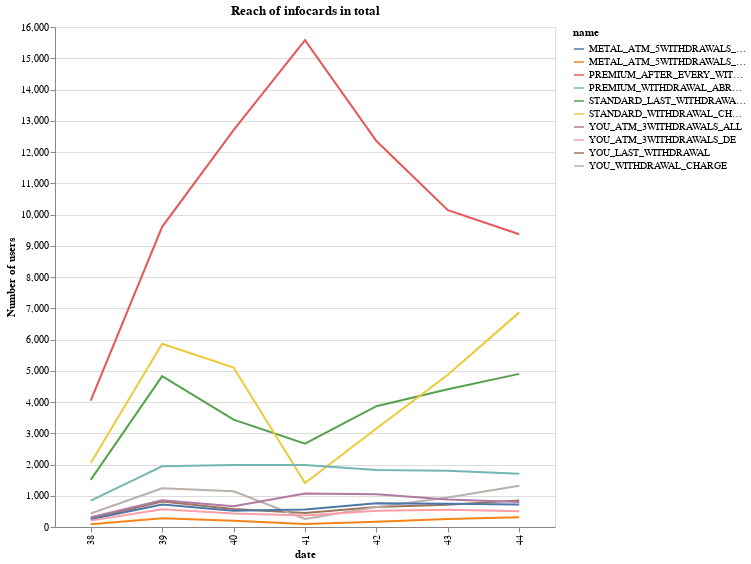

Here is the notebook cell this chart was saved with:
### Code cell
query = """
select user_id, 
	is_user_in_tg(user_id, 'USER-ID:',95) as segment,
	collector_tstamp, 
	mt.name, 
	case when event_type = -894 then 'view' when event_type = 6257 and se_label = 'cta1' then 'click' else 'dismiss' end as event_type 
from dbt.snowplow as sn 
inner join mcv_infocard mcv on mcv.id = sn.se_property 
inner join mcv_infocard_template mt 
    on mt.id = mcv.template_id 
    and ( mt.name like 'MEM_VALUEREMINDER%' or  mt.name like 'MEM_UPGRADE%' ) 
where event_type in (-894, 6257) and collector_date >= '2020-08-01'

"""

df = pd.read_csv("infocards.csv")

# drop current week
df = df.loc[df["collector_tstamp"] < "2020-11-01", :]

df["date"] = pd.to_datetime(df["collector_tstamp"]).dt.week.astype(str)

df = df.groupby(["date", "segment", "name"])["user_id"].agg("nunique").reset_index()

df["name"] = df["name"].str.replace("MEM_UPGRADE_", "")
df["name"] = df["name"].str.replace("MEM_VALUEREMINDER_", "")


alt.Chart(df).mark_line().encode(
    x="date:N",
    y=alt.Y("user_id:Q", axis=alt.Axis(title="Number of users")),
    color="name:N",
).properties(width=500, height=500, title="Reach of infocards in total")

### Figure 1 — Vega-Lite specification as saved in the notebook (floating-point values rounded to 4 significant figures)
{"config": {"view": {"continuousWidth": 400, "continuousHeight": 300}}, "data": {"name": "data-e04eb4c47c241ec4dfd87cc445660b2a"}, "mark": "line", "encoding": {"color": {"type": "nominal", "field": "name"}, "x": {"type": "nominal", "field": "date"}, "y": {"type": "quantitative", "axis": {"title": "Number of users"}, "field": "user_id"}}, "height": 500, "title": "Reach of infocards in total", "width": 500, "$schema": "https://vega.github.io/schema/vega-lite/v4.8.1.json", "datasets": {"data-e04eb4c47c241ec4dfd87cc445660b2a": [{"date": "38", "segment": true, "name": "STANDARD_LAST_WITHDRAWAL_TX_INFOCARD", "user_id": 1506}, {"date": "38", "segment": true, "name": "STANDARD_WITHDRAWAL_CHARGE", "user_id": 2045}, {"date": "38", "segment": true, "name": "YOU_LAST_WITHDRAWAL", "user_id": 266}, {"date": "38", "segment": true, "name": "YOU_WITHDRAWAL_CHARGE", "user_id": 432}, {"date": "38", "segment": true, "name": "METAL_ATM_5WITHDRAWALS_ALL", "user_id": 250}, {"date": "38", "segment": true, "name": "METAL_ATM_5WITHDRAWALS_DE", "user_id": 85}, {"date": "38", "segment": true, "name": "PREMIUM_AFTER_EVERY_WITHDRAWAL_TX_INFOCARD", "user_id": 4043}, {"date": "38", "segment": true, "name": "PREMIUM_WITHDRAWAL_ABROAD_TX_INFOCARD", "user_id": 845}, {"date": "38", "segment": true, "name": "YOU_ATM_3WITHDRAWALS_ALL", "user_id": 312}, {"date": "38", "segment": true, "name": "YOU_ATM_3WITHDRAWALS_DE", "user_id": 204}, {"date": "39", "segment": true, "name": "STANDARD_LAST_WITHDRAWAL_TX_INFOCARD", "user_id": 4829}, {"date": "39", "segment": true, "name": "STANDARD_WITHDRAWAL_CHARGE", "user_id": 5865}, {"date": "39", "segment": true, "name": "YOU_LAST_WITHDRAWAL", "user_id": 815}, {"date": "39", "segment": true, "name": "YOU_WITHDRAWAL_CHARGE", "user_id": 1238}, {"date": "39", "segment": true, "name": "METAL_ATM_5WITHDRAWALS_ALL", "user_id": 719}, {"date": "39", "segment": true, "name": "METAL_ATM_5WITHDRAWALS_DE", "user_id": 281}, {"date": "39", "segment": true, "name": "PREMIUM_AFTER_EVERY_WITHDRAWAL_TX_INFOCARD", "user_id": 9607}, {"date": "39", "segment": true, "name": "PREMIUM_WITHDRAWAL_ABROAD_TX_INFOCARD", "user_id": 1942}, {"date": "39", "segment": true, "name": "YOU_ATM_3WITHDRAWALS_ALL", "user_id": 858}, {"date": "39", "segment": true, "name": "YOU_ATM_3WITHDRAWALS_DE", "user_id": 570}, {"date": "40", "segment": true, "name": "STANDARD_LAST_WITHDRAWAL_TX_INFOCARD", "user_id": 3435}, {"date": "40", "segment": true, "name": "STANDARD_WITHDRAWAL_CHARGE", "user_id": 5102}, {"date": "40", "segment": true, "name": "YOU_LAST_WITHDRAWAL", "user_id": 577}, {"date": "40", "segment": true, "name": "YOU_WITHDRAWAL_CHARGE", "user_id": 1144}, {"date": "40", "segment": true, "name": "METAL_ATM_5WITHDRAWALS_ALL", "user_id": 521}, {"date": "40", "segment": true, "name": "METAL_ATM_5WITHDRAWALS_DE", "user_id": 197}, {"date": "40", "segment": true, "name": "PREMIUM_AFTER_EVERY_WITHDRAWAL_TX_INFOCARD", "user_id": 12697}, {"date": "40", "segment": true, "name": "PREMIUM_WITHDRAWAL_ABROAD_TX_INFOCARD", "user_id": 1985}, {"date": "40", "segment": true, "name": "YOU_ATM_3WITHDRAWALS_ALL", "user_id": 664}, {"date": "40", "segment": true, "name": "YOU_ATM_3WITHDRAWALS_DE", "user_id": 434}, {"date": "41", "segment": true, "name": "STANDARD_LAST_WITHDRAWAL_TX_INFOCARD", "user_id": 2669}, {"date": "41", "segment": true, "name": "STANDARD_WITHDRAWAL_CHARGE", "user_id": 1404}, {"date": "41", "segment": true, "name": "YOU_LAST_WITHDRAWAL", "user_id": 446}, {"date": "41", "segment": true, "name": "YOU_WITHDRAWAL_CHARGE", "user_id": 260}, {"date": "41", "segment": true, "name": "METAL_ATM_5WITHDRAWALS_ALL", "user_id": 560}, {"date": "41", "segment": true, "name": "METAL_ATM_5WITHDRAWALS_DE", "user_id": 100}, {"date": "41", "segment": true, "name": "PREMIUM_AFTER_EVERY_WITHDRAWAL_TX_INFOCARD", "user_id": 15581}, {"date": "41", "segment": true, "name": "PREMIUM_WITHDRAWAL_ABROAD_TX_INFOCARD", "user_id": 1981}, {"date": "41", "segment": true, "name": "YOU_ATM_3WITHDRAWALS_ALL", "user_id": 1072}, {"date": "41", "segment": true, "name": "YOU_ATM_3WITHDRAWALS_DE", "user_id": 366}, {"date": "42", "segment": true, "name": "STANDARD_LAST_WITHDRAWAL_TX_INFOCARD", "user_id": 3865}, {"date": "42", "segment": true, "name": "STANDARD_WITHDRAWAL_CHARGE", "user_id": 3153}, {"date": "42", "segment": true, "name": "YOU_LAST_WITHDRAWAL", "user_id": 641}, {"date": "42", "segment": true, "name": "YOU_WITHDRAWAL_CHARGE", "user_id": 636}, {"date": "42", "segment": true, "name": "METAL_ATM_5WITHDRAWALS_ALL", "user_id": 763}, {"date": "42", "segment": true, "name": "METAL_ATM_5WITHDRAWALS_DE", "user_id": 167}, {"date": "42", "segment": true, "name": "PREMIUM_AFTER_EVERY_WITHDRAWAL_TX_INFOCARD", "user_id": 12350}, {"date": "42", "segment": true, "name": "PREMIUM_WITHDRAWAL_ABROAD_TX_INFOCARD", "user_id": 1822}, {"date": "42", "segment": true, "name": "YOU_ATM_3WITHDRAWALS_ALL", "user_id": 1050}, {"date": "42", "segment": true, "name": "YOU_ATM_3WITHDRAWALS_DE", "user_id": 520}, {"date": "43", "segment": true, "name": "STANDARD_LAST_WITHDRAWAL_TX_INFOCARD", "user_id": 4408}, {"date": "43", "segment": true, "name": "STANDARD_WITHDRAWAL_CHARGE", "user_id": 4872}, {"date": "43", "segment": true, "name": "YOU_LAST_WITHDRAWAL", "user_id": 712}, {"date": "43", "segment": true, "name": "YOU_WITHDRAWAL_CHARGE", "user_id": 946}, {"date": "43", "segment": true, "name": "METAL_ATM_5WITHDRAWALS_ALL", "user_id": 746}, {"date": "43", "segment": true, "name": "METAL_ATM_5WITHDRAWALS_DE", "user_id": 256}, {"date": "43", "segment": true, "name": "PREMIUM_AFTER_EVERY_WITHDRAWAL_TX_INFOCARD", "user_id": 10139}, {"date": "43", "segment": true, "name": "PREMIUM_WITHDRAWAL_ABROAD_TX_INFOCARD", "user_id": 1800}, {"date": "43", "segment": true, "name": "YOU_ATM_3WITHDRAWALS_ALL", "user_id": 881}, {"date": "43", "segment": true, "name": "YOU_ATM_3WITHDRAWALS_DE", "user_id": 552}, {"date": "44", "segment": true, "name": "STANDARD_LAST_WITHDRAWAL_TX_INFOCARD", "user_id": 4900}, {"date": "44", "segment": true, "name": "STANDARD_WITHDRAWAL_CHARGE", "user_id": 6868}, {"date": "44", "segment": true, "name": "YOU_LAST_WITHDRAWAL", "user_id": 852}, {"date": "44", "segment": true, "name": "YOU_WITHDRAWAL_CHARGE", "user_id": 1318}, {"date": "44", "segment": true, "name": "METAL_ATM_5WITHDRAWALS_ALL", "user_id": 720}, {"date": "44", "segment": true, "name": "METAL_ATM_5WITHDRAWALS_DE", "user_id": 315}, {"date": "44", "segment": true, "name": "PREMIUM_AFTER_EVERY_WITHDRAWAL_TX_INFOCARD", "user_id": 9370}, {"date": "44", "segment": true, "name": "PREMIUM_WITHDRAWAL_ABROAD_TX_INFOCARD", "user_id": 1702}, {"date": "44", "segment": true, "name": "YOU_ATM_3WITHDRAWALS_ALL", "user_id": 801}, {"date": "44", "segment": true, "name": "YOU_ATM_3WITHDRAWALS_DE", "user_id": 507}]}}
